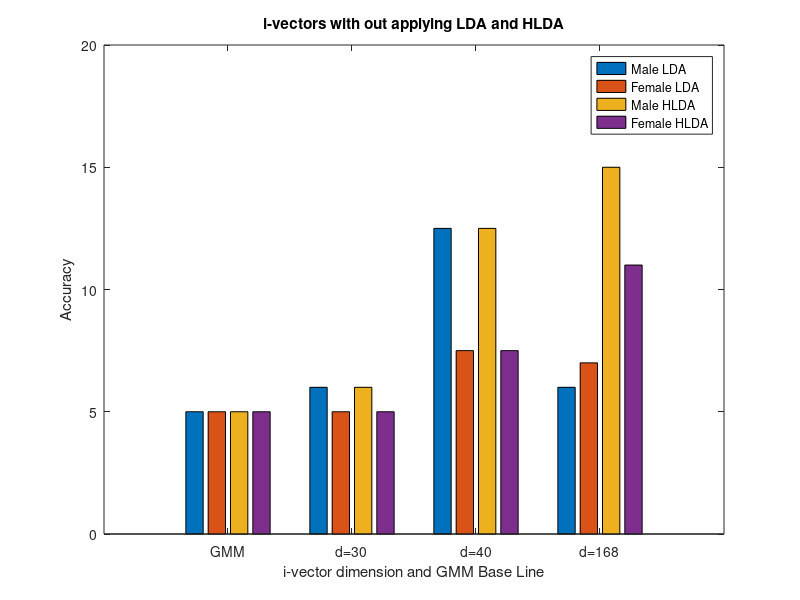
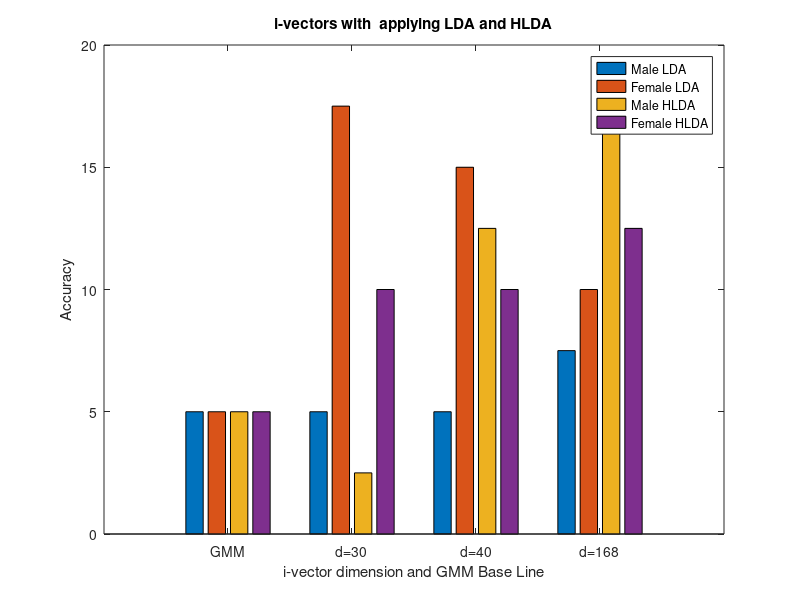
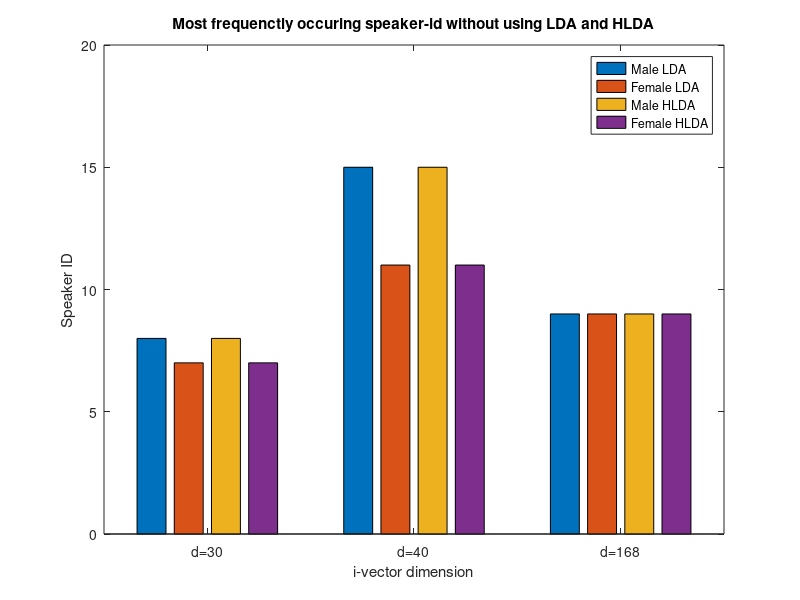
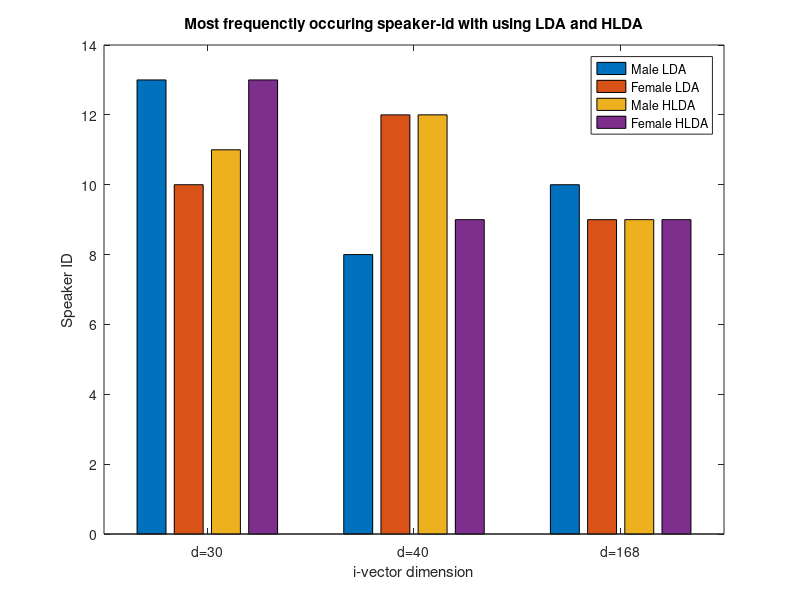

Write MATLAB code to recreate these figures, in order.
%Name - Umang Patel (ujp2001)
%  This is a function that generates the figure on all the results
%  obtained.



figure
l=cell(1,4);
    l{1}='GMM';l{2}='d=30'; l{3}='d=40'; l{4}='d=168';

     h = bar([5,5,5,5;6,5,6,5;12.5,7.5,12.5,7.5;6,7,15,11]);
     set(gca,'xticklabel', l);
     legend('Male LDA','Female LDA','Male HLDA','Female HLDA')
   title('i-vectors with out applying LDA and HLDA')
   ylabel('Accuracy')
   xlabel('i-vector dimension and GMM Base Line')
   
 figure;  
   
l=cell(1,4);
    l{1}='GMM';l{2}='d=30'; l{3}='d=40'; l{4}='d=168';

     h = bar([5,5,5,5;5,17.5,2.5,10;5,15,12.5,10;7.5,10,17.5,12.5]);
     set(gca,'xticklabel', l);
     legend('Male LDA','Female LDA','Male HLDA','Female HLDA')
   title('i-vectors with  applying LDA and HLDA')
   ylabel('Accuracy')
   xlabel('i-vector dimension and GMM Base Line')   
   
   
  figure; 
   
   l=cell(1,3);
    l{1}='d=30'; l{2}='d=40'; l{3}='d=168';

     h = bar([8,7,8,7;15,11,15,11;9,9,9,9]);
     set(gca,'xticklabel', l);
     legend('Male LDA','Female LDA','Male HLDA','Female HLDA')
   title('Most frequenctly occuring speaker-id without using LDA and HLDA')
   ylabel('Speaker ID')
   xlabel('i-vector dimension')
   
   figure;
   
   l=cell(1,3);
    l{1}='d=30'; l{2}='d=40'; l{3}='d=168';

     h = bar([13,10,11,13;8,12,12,9;10,9,9,9]);
     set(gca,'xticklabel', l);
     legend('Male LDA','Female LDA','Male HLDA','Female HLDA')
   title('Most frequenctly occuring speaker-id with using LDA and HLDA')
   ylabel('Speaker ID')
   xlabel('i-vector dimension')